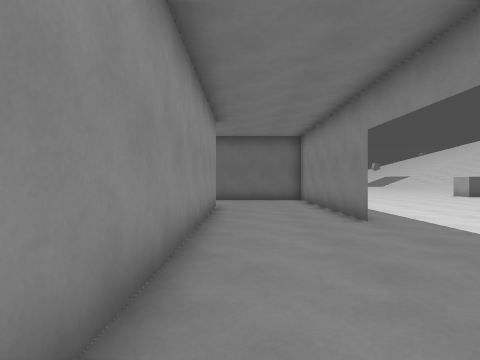
[1] (above)

21 first-person views from a walk through a 3-D level made in the Godot game engine. The camera is 1.3 m above the floor, looks level and sees 80° across. The floor is counted in squares, 1.44 m on a side. Each view is taken from the middle of a square. On the plan, view 1 faces up. The plan holds only what a view shows up to about 11 squares ahead; the rest is blank. The place goes on beyond the plan.

[2]
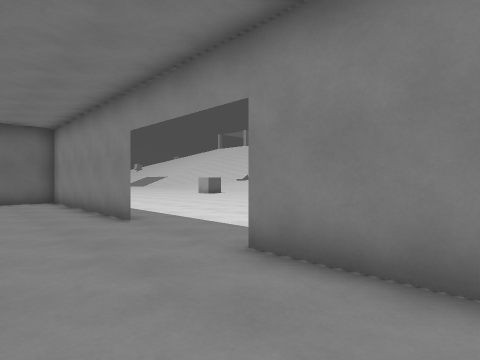

[3]
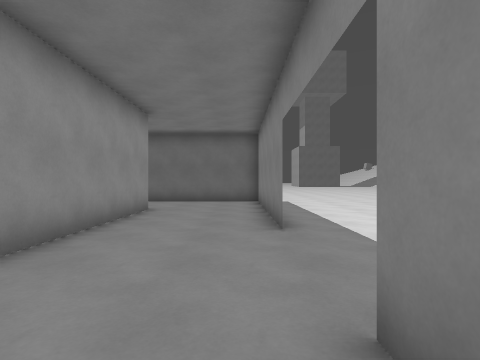

[4]
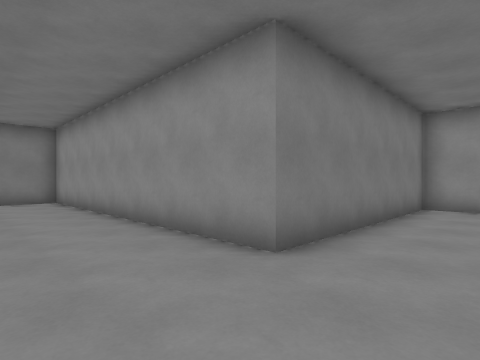

[5]
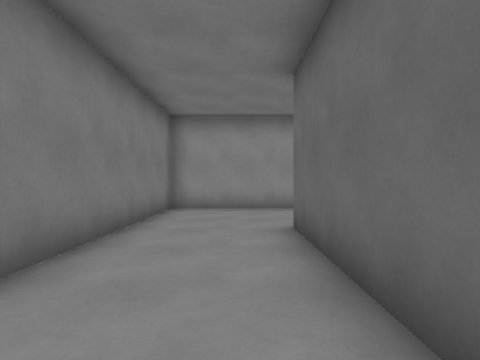

[6]
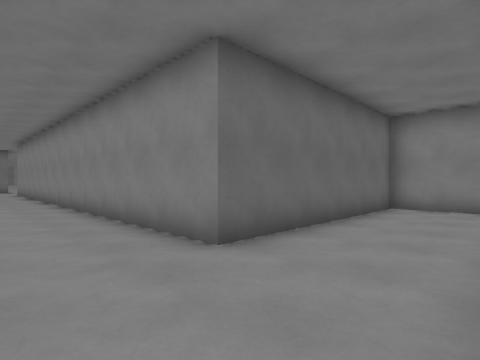

[7]
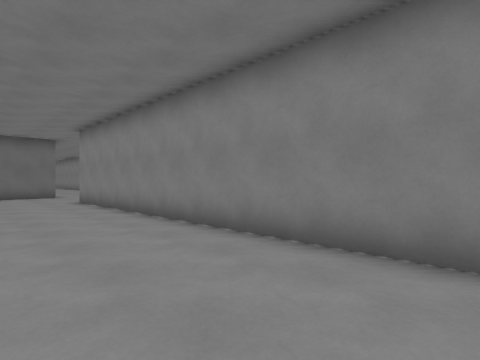

[8]
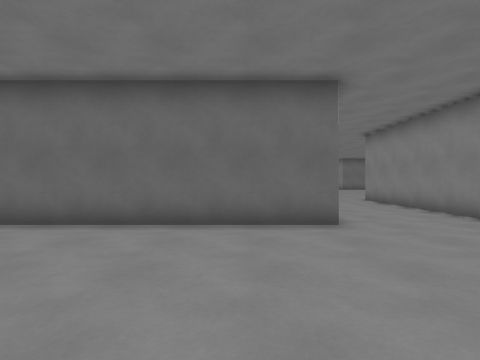

[9]
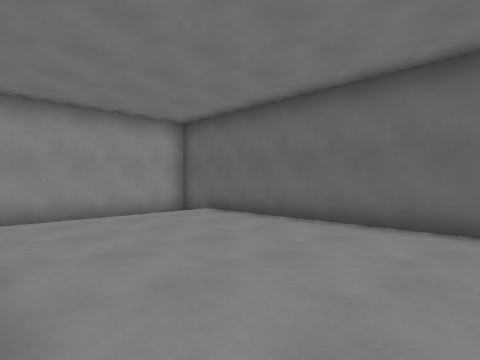

[10]
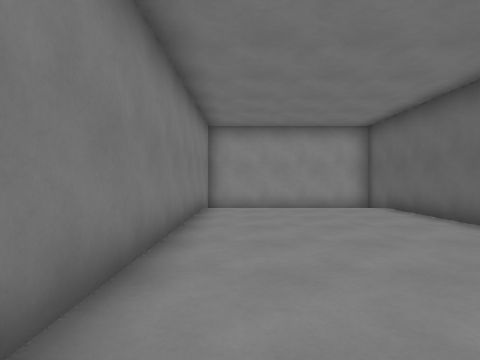

[11]
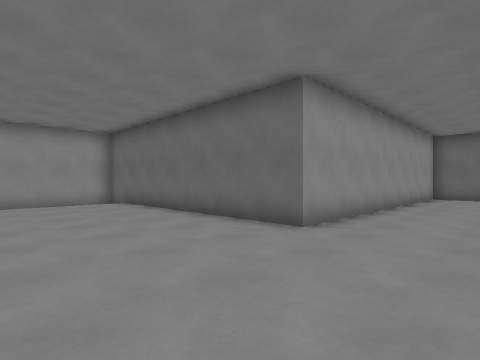

[12]
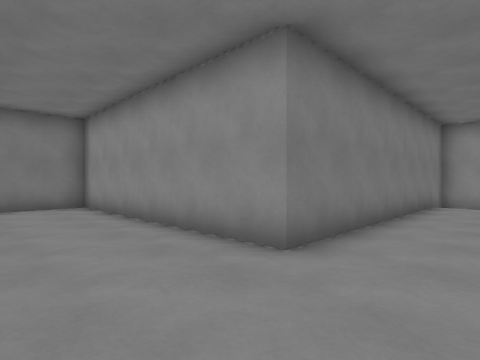

[13]
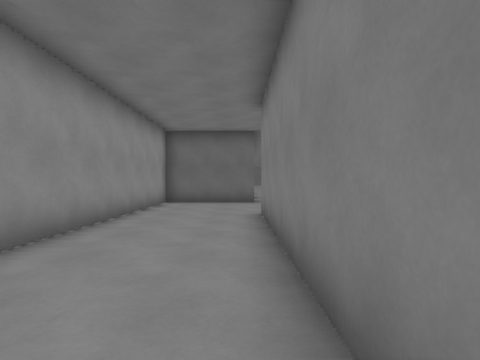

[14]
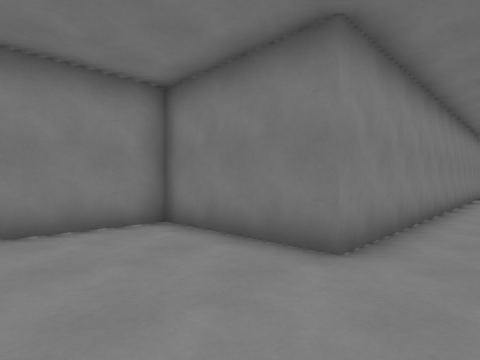

[15]
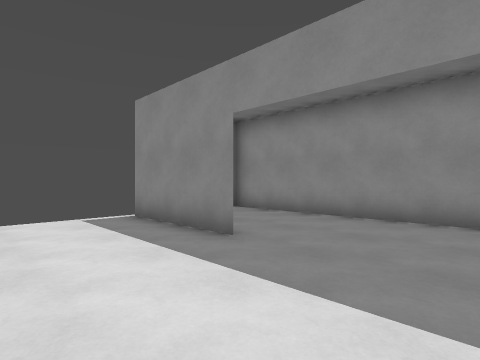

[16]
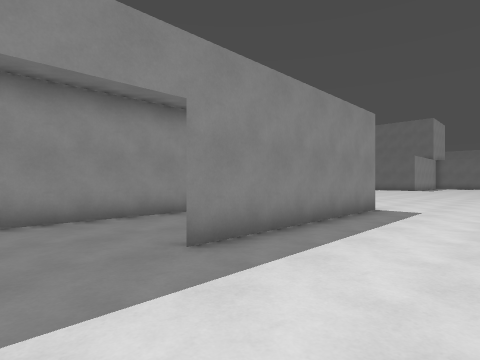

[17]
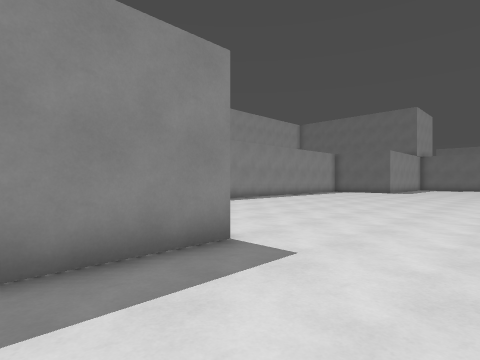

[18]
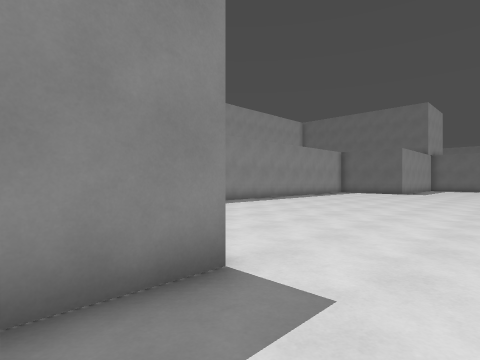

[19]
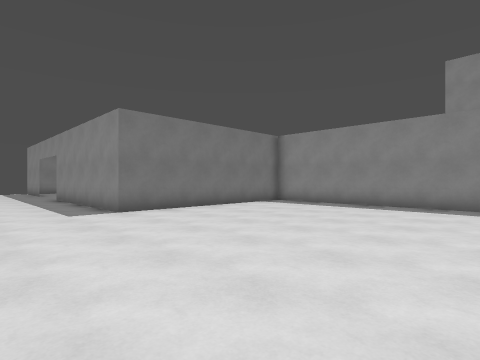

[20]
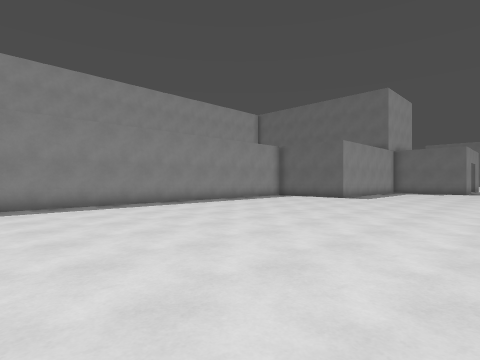

[21]
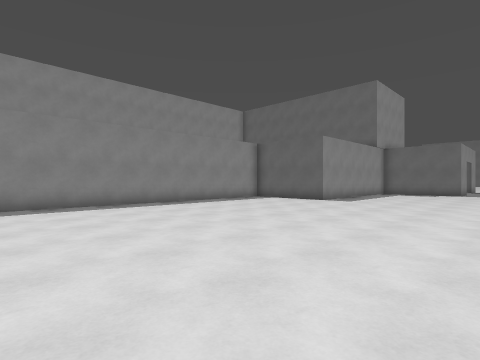

### Floor plan
Points are (right, up) in squares from view 1. A wall is a line through its corners. A room is listed if a view was taken in it or the views show most of it. See-through windows are left out.
Room 1 (views 1, 2, 3, 4, 5, 6, 7, 8, 9, 10, 11, 12, 13, 14, 15, 16, 17, 18, 19, 20, 21)
walls: (-1.6, 13) (2.8, 13) (-4.4, 13) (-4.4, 30.7) (-0.5, 30.7) (-0.5, 33.6); (-4.4, 24.1) (-4.4, 15.9); (2.8, 13) (2.8, 6.1) (2.8, 13); (-8, 34) (-8, 23.7) (-17.6, 23.7) (-17.6, 17.8) (-8, 17.8) (-8, 9.8) (-0.8, 9.8) (-0.8, -1) (0.9, -1); (2.8, 0.1) (2.8, 2.6) (2.8, -1)

Positions as (right, up) in squares from view 1, and headings:
1: (0, 0), facing up
2: (0, 0), facing up-right
3: (2, 1), facing up
4: (2, 12), facing down-left
5: (1, 12), facing left
6: (-7, 10), facing up-right
7: (-8, 18), facing up-right
8: (-10, 18), facing up
9: (-9, 18), facing up-left
10: (-7, 19), facing left
11: (-5, 19), facing up-left
12: (-5, 20), facing down-left
13: (-5, 23), facing up
14: (-6, 34), facing down-right
15: (6, 6), facing down-left
16: (6, 4), facing up-left
17: (6, 10), facing up-left
18: (5, 11), facing up-left
19: (6, 21), facing down-left
20: (6, 17), facing up-left
21: (6, 19), facing up-left
